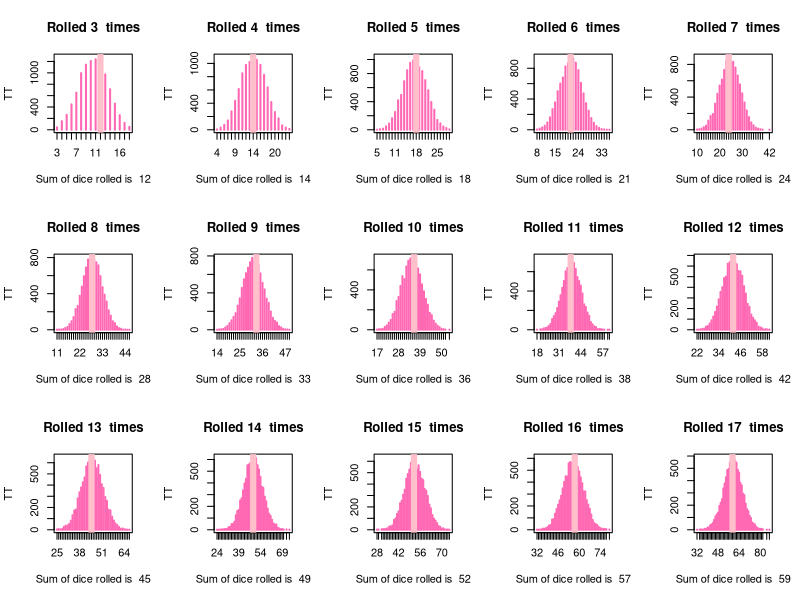
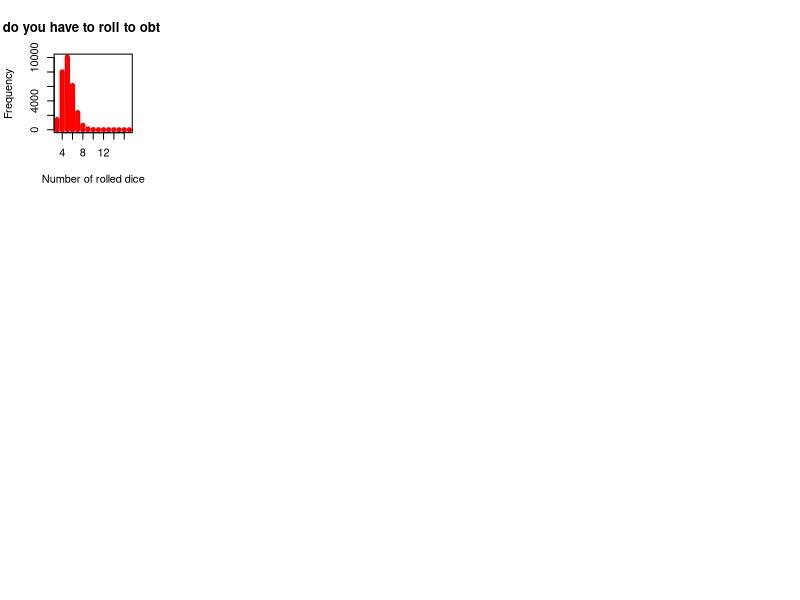

Write the R code that produced these figures, in order.
## ---- chunk 1
knitr::opts_chunk$set(echo = TRUE)
## ---- chunk 2
SumDice <- 17
#create a vector with the min and max times of rolling the dice
Times <- c(3:SumDice)
##Create a Resultsvector for the loop
Resultvec <- array(dim = length(Times))

rm("Resultmatrix")

for (j in c(1:1e4)){
  
  for (i in Times){
    SumDie <- sum(sample(1:6, i, replace = T))
    Resultvec[match(x = i, table = Times)] <- SumDie
  }
  
  if( exists( "Resultmatrix" ) ){
   Resultmatrix <- cbind(Resultmatrix, Resultvec)
  }else{
    Resultmatrix <- Resultvec
  }
}


## ---- chunk 3

par(mfrow=c(3,5))
for(Zeile in c(1:(dim(Resultmatrix)[1]))){
  TT <- table(Resultmatrix[Zeile,])
  TTdf <- as.data.frame(TT)
  RDdf <- TTdf$Var1[match(x = max(TT), table = TT)]
  rolleddice <- as.numeric(levels(RDdf))[RDdf]
  plot(TT,
       main = paste("Rolled", Times[Zeile], " times"), 
       col = "hotpink",
       xlab = paste("Sum of dice rolled is ", rolleddice)
  )
  
  index <- match(x = rolleddice, table = TT)

  abline(v = rolleddice, col = "pink", lwd = 6)

}

## ---- chunk 4
# Creating an empty vector into which the results of the calculation in the for loop are subsequently written
resultsVector <- c()

# Creating a for loop with the variable "diceRolls", which takes the interger values of 3 to 17 (potential number of dice rolled to attain a eye sum of 17, see above)
for (diceRolls in 3:17) { 
  
# Creating a matrix with its number of collums representing the number of simulated dice rolls. The matrix is filled with integer values of 1 to 6 (= simulated results of rolling a die) with the function sample().
  m <- matrix(c(sample(1:6, 100000*diceRolls, replace=TRUE)), 
                            ncol = diceRolls, byrow = TRUE) 
  
# The row sums of each matrix are calculated (function rowSums()). Then the number of calculated ro sums which equal 17 (== 17) are calculated with the sum()-function. 
  res <- sum(rowSums(m) == 17) 
  
# The results of the calculation are added to the "resultsVector"-vector
  resultsVector <- c(resultsVector, res)
  
# Generating a message which informs on the number of dice rolls and the occurrence frequency of exactly 17 eyes as their eye count.                 
  message(" We roll the die ", diceRolls, " times and obtained ", 
          res, " out of 100000 experiments exactly 17 eyes.")
}


## ---- chunk 5
plot(x = c(3:17), y = resultsVector, xlab = "Number of rolled dice", ylab = "Frequency", type = "h", main = "How many dice do you have to roll to obtain exactly 17 eyes?", col = "red", lwd = 5)

